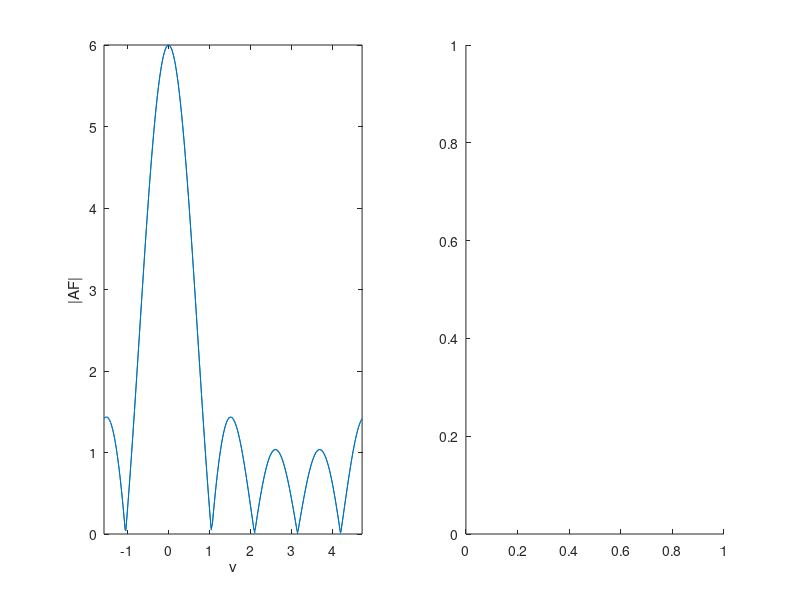

Write MATLAB code to recreate this figure. (Note: this script raises an error after producing the figure.)
theta=-pi: 0.01 :pi;

v=pi*sin(theta)+pi/2;
AF=abs(sin(3*v)./sin(v/2));

subplot(1,2,1)
plot(v,AF)
axis([-0.5*pi 1.5*pi 0 6]);
xlabel('v');
ylabel('|AF|');

subplot(1,2,2)
polarplot(theta,AF)
title('|AF| in polar coordinates')